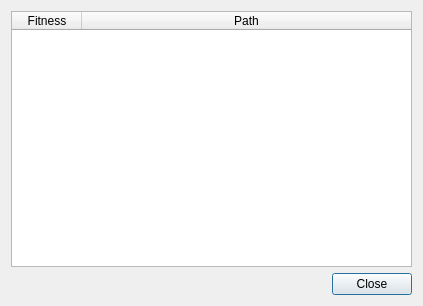
<?xml version="1.0" encoding="UTF-8"?>
<ui version="4.0">
 <class>PopulationListDialog</class>
 <widget class="QDialog" name="PopulationListDialog">
  <property name="geometry">
   <rect>
    <x>0</x>
    <y>0</y>
    <width>423</width>
    <height>306</height>
   </rect>
  </property>
  <property name="windowTitle">
   <string>Population List</string>
  </property>
  <layout class="QVBoxLayout" name="verticalLayout">
   <item>
    <widget class="QTableWidget" name="tableWidget">
     <property name="sizeAdjustPolicy">
      <enum>QAbstractScrollArea::AdjustToContents</enum>
     </property>
     <property name="editTriggers">
      <set>QAbstractItemView::NoEditTriggers</set>
     </property>
     <property name="showGrid">
      <bool>true</bool>
     </property>
     <property name="gridStyle">
      <enum>Qt::DashLine</enum>
     </property>
     <property name="sortingEnabled">
      <bool>false</bool>
     </property>
     <property name="wordWrap">
      <bool>false</bool>
     </property>
     <property name="columnCount">
      <number>2</number>
     </property>
     <attribute name="horizontalHeaderVisible">
      <bool>true</bool>
     </attribute>
     <attribute name="horizontalHeaderCascadingSectionResizes">
      <bool>true</bool>
     </attribute>
     <attribute name="horizontalHeaderDefaultSectionSize">
      <number>70</number>
     </attribute>
     <attribute name="horizontalHeaderStretchLastSection">
      <bool>true</bool>
     </attribute>
     <column>
      <property name="text">
       <string>Fitness</string>
      </property>
     </column>
     <column>
      <property name="text">
       <string>Path</string>
      </property>
     </column>
    </widget>
   </item>
   <item>
    <layout class="QHBoxLayout" name="horizontalLayout">
     <item>
      <spacer name="horizontalSpacer">
       <property name="orientation">
        <enum>Qt::Horizontal</enum>
       </property>
       <property name="sizeHint" stdset="0">
        <size>
         <width>40</width>
         <height>20</height>
        </size>
       </property>
      </spacer>
     </item>
     <item>
      <widget class="QPushButton" name="pushButtonClose">
       <property name="text">
        <string>Close</string>
       </property>
       <property name="default">
        <bool>true</bool>
       </property>
      </widget>
     </item>
    </layout>
   </item>
  </layout>
 </widget>
 <resources/>
 <connections>
  <connection>
   <sender>pushButtonClose</sender>
   <signal>released()</signal>
   <receiver>PopulationListDialog</receiver>
   <slot>close()</slot>
   <hints>
    <hint type="sourcelabel">
     <x>366</x>
     <y>273</y>
    </hint>
    <hint type="destinationlabel">
     <x>52</x>
     <y>0</y>
    </hint>
   </hints>
  </connection>
 </connections>
</ui>
